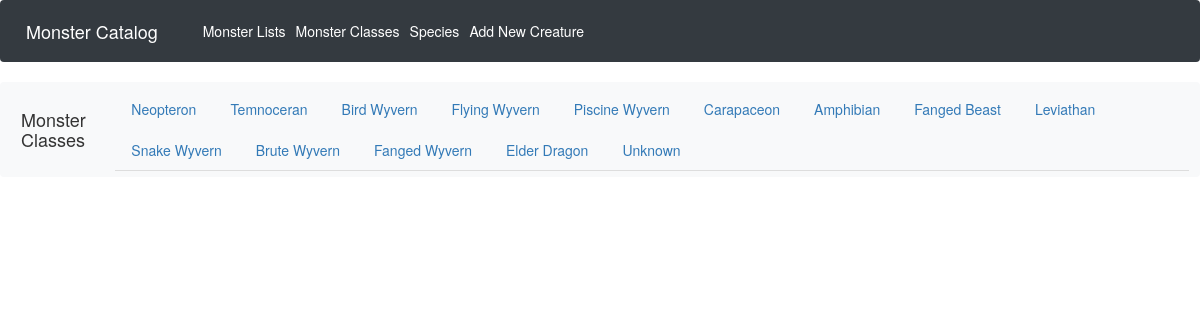
The app's page /monster_class with its own data.
### app/models.py (models this page shows, shortened)
class Phylum(db.Model):
    id = db.Column(db.Integer, primary_key=True)
    category = db.Column(db.String(140), unique=True, nullable=False)
    codename = db.Column(db.String(100), index=True, unique=True, nullable=False)
    monster = db.relationship('Monster', backref='phylum', lazy=True)

### app/routes.py (the view)
@app.route('/monster_class')
def monster_class():
    phylum = Phylum.query.all()
    for x in phylum:
        y = x.category.replace(' ', '_')
        print(y)
    return render_template('monster_class.html', title= "Monster Classes", phylum=phylum)

### app/templates/monster_class.html (shortened to what this page needs)
{% extends "base.html" %}
{% block content %}
    <nav class="navbar navbar-expand-lg navbar-light bg-light">
        <div>
            <a class="nav-link"><h4>Monster Classes</h4></a>
        </div>
        <ul class="nav nav-tabs" id="myTab" role="tablist">
            {% for x in phylum %}
            <li class="nav-item">
                <a class="nav-link" id="{{x.category.replace(' ', '_')}}-tab" data-toggle="tab" href="#{{x.category.replace(' ', '_')}}" role="tab" aria-controls="{{x.category.replace(' ', '_')}}" aria-selected="true">
                    {{x.category}}
                </a>
            </li>
            {% endfor %}
        </ul>
    </nav>
{% endblock %}

### app/templates/base.html (shortened to what this page needs)
{% extends 'bootstrap/base.html' %}
{% block metas %}
    <link rel="stylesheet" href="https://cdn.jsdelivr.net/npm/bootstrap@4.1.3/dist/css/bootstrap.min.css">
{% endblock %}
{% block navbar %}
    <nav class="navbar navbar-expand-lg navbar-dark bg-dark">
        <a class="navbar-brand" href="{{ url_for('index') }}">Monster Catalog</a>
        <div class="collapse navbar-collapse" id="navbarNavDropdown">
            <ul class="navbar-nav">
                <li class="nav-item active">
                    <a class="nav-link" href="{{ url_for('monsterList') }}">Monster Lists<span class="sr-only">(current)</span></a>
                </li>
                <li class="nav-item active">
                    <a class="nav-link"  href="{{ url_for('monster_class') }}">Monster Classes<span class="sr-only">(current)</span></a>
                </li>
                <li class="nav-item active">
                    <a class="nav-link"  href="{{ url_for('monster_species') }}">Species<span class="sr-only">(current)</span></a>
                </li>
                <li class="nav-item active">
                    <a class="nav-link"  href="{{ url_for('register') }}">Add New Creature<span class="sr-only">(current)</span></a>
                </li>
            </ul>
        </div>
    </nav>
{% endblock %}

### records on screen
Phylum: category "Neopteron"
Phylum: category "Temnoceran"
Phylum: category "Bird Wyvern"
Phylum: category "Flying Wyvern"
Phylum: category "Piscine Wyvern"
Phylum: category "Carapaceon"
Phylum: category "Amphibian"
Phylum: category "Fanged Beast"
Phylum: category "Leviathan"
Phylum: category "Snake Wyvern"
Phylum: category "Brute Wyvern"
Phylum: category "Fanged Wyvern"
Phylum: category "Elder Dragon"
Phylum: category "Unknown"
